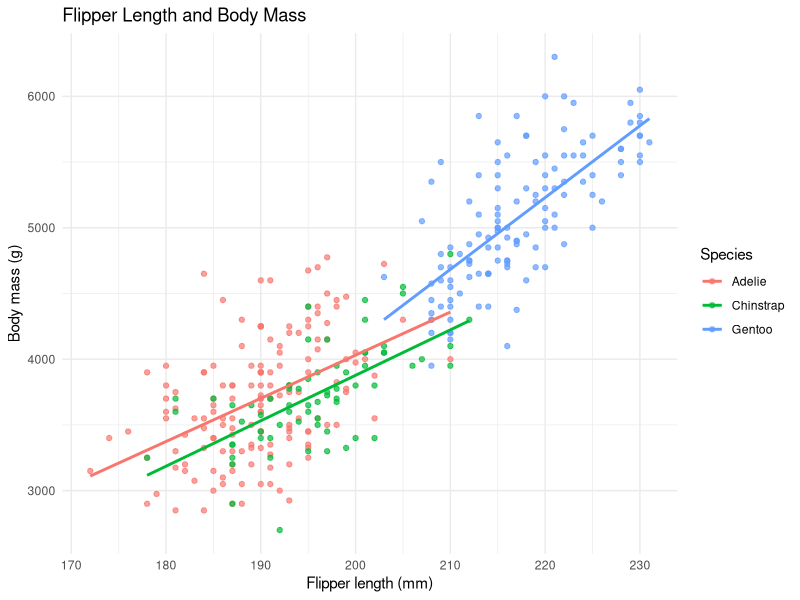

This figure's R source:
## ---- chunk 1
#| label: data-preview
#| message: false
#| warning: false

library(palmerpenguins)
library(dplyr)
library(ggplot2)

penguins_data <- penguins

cat("Rows:", nrow(penguins_data), "\n")
cat("Columns:", ncol(penguins_data), "\n")

head(penguins_data)
## ---- chunk 2
#| label: clean-data

analysis_data <- penguins_data %>%
  filter(
    !is.na(flipper_length_mm),
    !is.na(body_mass_g),
    !is.na(species)
  )

cat("Rows before cleaning:", nrow(penguins_data), "\n")
cat("Rows after cleaning:", nrow(analysis_data), "\n")
cat(
  "Rows removed:",
  nrow(penguins_data) - nrow(analysis_data),
  "\n"
)

head(analysis_data)
## ---- chunk 3
#| label: tbl-species-summary
#| tbl-cap: "Flipper length, body mass and their correlation by species."

species_summary <- analysis_data %>%
  group_by(species) %>%
  summarise(
    observations = n(),
    mean_flipper_mm = mean(flipper_length_mm),
    mean_body_mass_g = mean(body_mass_g),
    correlation = cor(flipper_length_mm, body_mass_g),
    .groups = "drop"
  ) %>%
  mutate(
    across(
      c(mean_flipper_mm, mean_body_mass_g, correlation),
      ~ round(.x, 2)
    )
  )

knitr::kable(species_summary)
## ---- chunk 4
#| label: fig-flipper-body-mass
#| fig-cap: "Relationship between flipper length and body mass by penguin species."

ggplot(
  analysis_data,
  aes(
    x = flipper_length_mm,
    y = body_mass_g,
    color = species
  )
) +
  geom_point(alpha = 0.7) +
    geom_smooth(
    method = "lm",
    formula = y ~ x,
    se = FALSE
  ) +
  labs(
    title = "Flipper Length and Body Mass",
    x = "Flipper length (mm)",
    y = "Body mass (g)",
    color = "Species"
  ) +
  theme_minimal()
## ---- chunk 5
#| label: overall-correlation
round(cor(analysis_data$flipper_length_mm, analysis_data$body_mass_g), 2)
